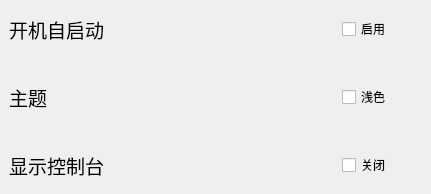
<?xml version="1.0" encoding="UTF-8"?>
<ui version="4.0">
 <class>base_sets</class>
 <widget class="QWidget" name="base_sets">
  <property name="geometry">
   <rect>
    <x>0</x>
    <y>0</y>
    <width>431</width>
    <height>194</height>
   </rect>
  </property>
  <property name="windowTitle">
   <string>设置</string>
  </property>
  <layout class="QVBoxLayout" name="verticalLayout" stretch="0,0,0">
   <property name="spacing">
    <number>10</number>
   </property>
   <property name="leftMargin">
    <number>0</number>
   </property>
   <property name="topMargin">
    <number>0</number>
   </property>
   <property name="rightMargin">
    <number>0</number>
   </property>
   <property name="bottomMargin">
    <number>0</number>
   </property>
   <item>
    <widget class="CardWidget" name="widget_start" native="true">
     <layout class="QHBoxLayout" name="horizontalLayout">
      <item>
       <widget class="StrongBodyLabel" name="label_start">
        <property name="styleSheet">
         <string notr="true">font: 14pt;</string>
        </property>
        <property name="text">
         <string>开机自启动</string>
        </property>
       </widget>
      </item>
      <item>
       <spacer name="horizontalSpacer">
        <property name="orientation">
         <enum>Qt::Orientation::Horizontal</enum>
        </property>
        <property name="sizeHint" stdset="0">
         <size>
          <width>158</width>
          <height>37</height>
         </size>
        </property>
       </spacer>
      </item>
      <item>
       <widget class="SwitchButton" name="checkBox_start">
        <property name="minimumSize">
         <size>
          <width>80</width>
          <height>40</height>
         </size>
        </property>
        <property name="maximumSize">
         <size>
          <width>80</width>
          <height>40</height>
         </size>
        </property>
        <property name="styleSheet">
         <string notr="true"/>
        </property>
        <property name="text">
         <string>启用</string>
        </property>
       </widget>
      </item>
     </layout>
    </widget>
   </item>
   <item>
    <widget class="CardWidget" name="widget_theme" native="true">
     <layout class="QHBoxLayout" name="horizontalLayout_2">
      <item>
       <widget class="StrongBodyLabel" name="label_theme">
        <property name="styleSheet">
         <string notr="true">font: 14pt;</string>
        </property>
        <property name="text">
         <string>主题</string>
        </property>
       </widget>
      </item>
      <item>
       <spacer name="horizontalSpacer_2">
        <property name="orientation">
         <enum>Qt::Orientation::Horizontal</enum>
        </property>
        <property name="sizeHint" stdset="0">
         <size>
          <width>215</width>
          <height>20</height>
         </size>
        </property>
       </spacer>
      </item>
      <item>
       <widget class="SwitchButton" name="checkBox_theme">
        <property name="minimumSize">
         <size>
          <width>80</width>
          <height>40</height>
         </size>
        </property>
        <property name="maximumSize">
         <size>
          <width>80</width>
          <height>40</height>
         </size>
        </property>
        <property name="text">
         <string>浅色</string>
        </property>
       </widget>
      </item>
     </layout>
    </widget>
   </item>
   <item>
    <widget class="CardWidget" name="widget_terminal" native="true">
     <layout class="QHBoxLayout" name="horizontalLayout_3">
      <item>
       <widget class="StrongBodyLabel" name="label_terminal">
        <property name="styleSheet">
         <string notr="true">font: 14pt;</string>
        </property>
        <property name="text">
         <string>显示控制台</string>
        </property>
       </widget>
      </item>
      <item>
       <spacer name="horizontalSpacer_3">
        <property name="orientation">
         <enum>Qt::Orientation::Horizontal</enum>
        </property>
        <property name="sizeHint" stdset="0">
         <size>
          <width>158</width>
          <height>20</height>
         </size>
        </property>
       </spacer>
      </item>
      <item>
       <widget class="SwitchButton" name="checkBox_terminal">
        <property name="minimumSize">
         <size>
          <width>80</width>
          <height>40</height>
         </size>
        </property>
        <property name="maximumSize">
         <size>
          <width>80</width>
          <height>40</height>
         </size>
        </property>
        <property name="text">
         <string>关闭</string>
        </property>
       </widget>
      </item>
     </layout>
    </widget>
   </item>
  </layout>
 </widget>
 <customwidgets>
  <customwidget>
   <class>SwitchButton</class>
   <extends>QCheckBox</extends>
   <header>qfluentwidgets.components.widgets</header>
  </customwidget>
  <customwidget>
   <class>StrongBodyLabel</class>
   <extends>QLabel</extends>
   <header>qfluentwidgets.components.widgets</header>
  </customwidget>
  <customwidget>
   <class>CardWidget</class>
   <extends>QWidget</extends>
   <header>qfluentwidgets.components.widgets</header>
   <container>1</container>
  </customwidget>
 </customwidgets>
 <resources/>
 <connections/>
</ui>
